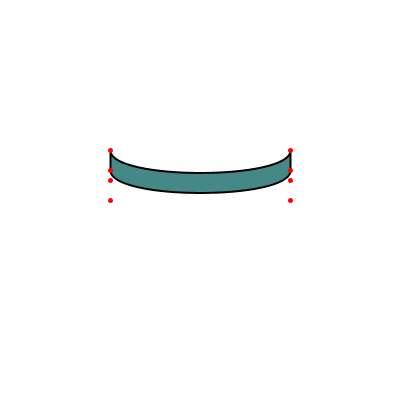
Frame 1 (no input)
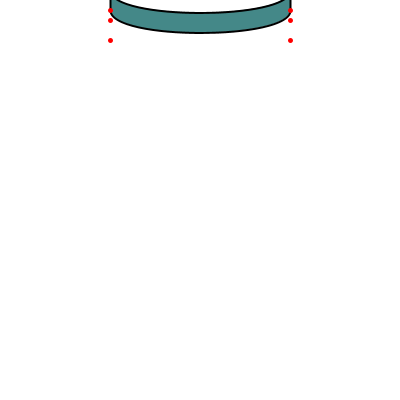
Frame 60 (the mouse pressed at the canvas centre just before this capture)
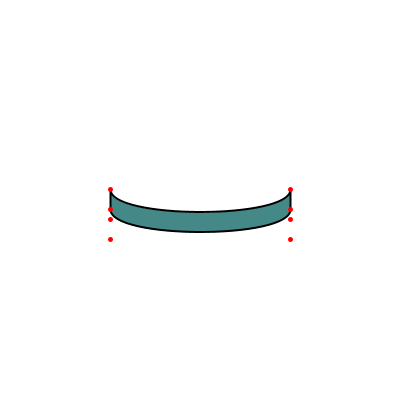
Frame 120 (the mouse held since frame 60 and released just before this capture)

The Processing sketch that drew these frames (run headless with seeded random() and noise(); from frame 60 on, the mouse is pressed at the canvas centre):

// Processing sketch: processing_153275
// ── processing_153275.pde

float R = 90;
float S = 30;
float T = 10;

int N = 1;

float ringX[] = new float[N];
float ringY[] = new float[N];
float ringK[] = new float[N];

void drawCurl(float x, float y, float r, float s, float t) {
stroke(0);
    strokeWeight(2);
    pushMatrix();
    translate(x, y);
    beginShape();
    vertex(-r, -t);
    bezierVertex(-r, s - t, +r, s - t, +r, -t);
    vertex(+r, +t);
    bezierVertex(+r, s + t, -r, s + t, -r, +t);
    endShape(CLOSE);
    stroke(255,0,0);
    strokeWeight(5);
    point(-r, -t);
    point(-r, s - t);
    point(+r, s - t);
    point(+r, -t);
    point(+r, +t);
    point(+r, s + t);
    point(-r, s + t);
    point(-r, +t);
    popMatrix();
}

boolean paused = false;

void mouseClicked() {
    paused = !paused;
}

void setup() {
    size(400, 400);
    for (int i = 0; i < N; i++) {
        ringX[i] = 0.5 * width;
        ringY[i] = 0.5 * height;
        ringK[i] = i + 1;
    }
}

void draw() {
    background(255);
    
    stroke(0x11, 0x11, 0x22);
    strokeWeight(2);
    
    if (!paused)
    for (int i = 0; i < N; i++) {
        ringY[i] += 0.2 * (N - i) * (mouseY - ringY[i]) / N;
    }
    
    //for (int i = N - 1; i >= 0; i--) {
     //   fill(0x66, 0x33, 0x33);
    //    drawCurl(ringX[i], ringY[i], R * ringK[i], -S * ringK[i], T);
   // }
    
    for (int i = 0; i < N; i++) {
        fill(0x44, 0x88, 0x88);
        drawCurl(ringX[i], ringY[i], R * ringK[i], +S * ringK[i], T);
    }
}
